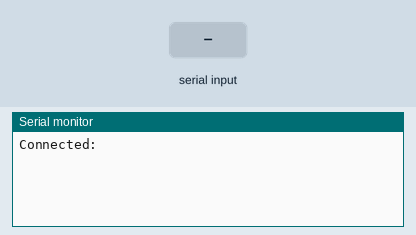
Recording of a sketch running on a simulated Arduino Uno, built with avr-gcc and run on an emulated ATmega328P. Parts: the last lines printed to the serial monitor. The inputs (shaded band) are chosen by the test bench.

Above: at 1.2 s.
1.3 s: "1" received over Serial
At 2.5 s:
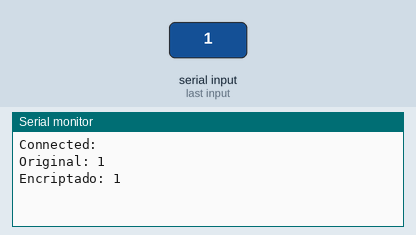
2.8 s: "0" received over Serial
At 3.8 s:
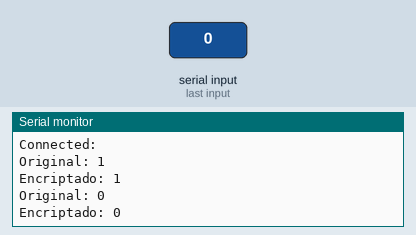
4.3 s: "2" received over Serial
At 4.9 s:
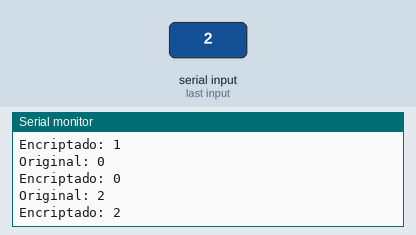

Measured:
- after the input at 1.3 s, the serial monitor: prints a new line at once (image 1)
- after the input at 2.8 s, the serial monitor: prints a new line at once (image 2)
- after the input at 4.3 s, the serial monitor: prints a new line at once (image 3)

The sketch:

caesar.ino
```cpp
const int shift = 3;

void setup() {
  // put your setup code here, to run once:
  Serial.begin(9600);
  while(!Serial);
  Serial.println("Connected:");
}

String message = "";

void loop() {
  // put your main code here, to run repeatedly:
  while(Serial.available()>0){
    char c = Serial.read();
    message += c;
    delay(3);
  }
  if(message != ""){
    String encrypted = caesar(message, shift);
    Serial.print("Original: ");
    Serial.println(message);
    Serial.print("Encriptado: ");
    Serial.println(encrypted);
    message = "";
  }
}

String caesar(String text, int shift) {
  shift = shift % 26;
  if (shift < 0) shift += 26;

  for(int i = 0; i < text.length(); i++) {
    char c = text[i];

    if(isAlpha(c)) {
      char base = minus(c) ? 'a' : 'A';
      text[i] = (c - base + shift + 26) % 26 + base;
    }
  }
  return text;
}

bool isAlpha(char c) {
  return (c >= 'A' && c <= 'Z') || (c >= 'a' && c <= 'z');
}

bool minus(char c) {
  return (c >= 'a' && c <= 'z');
}
```
